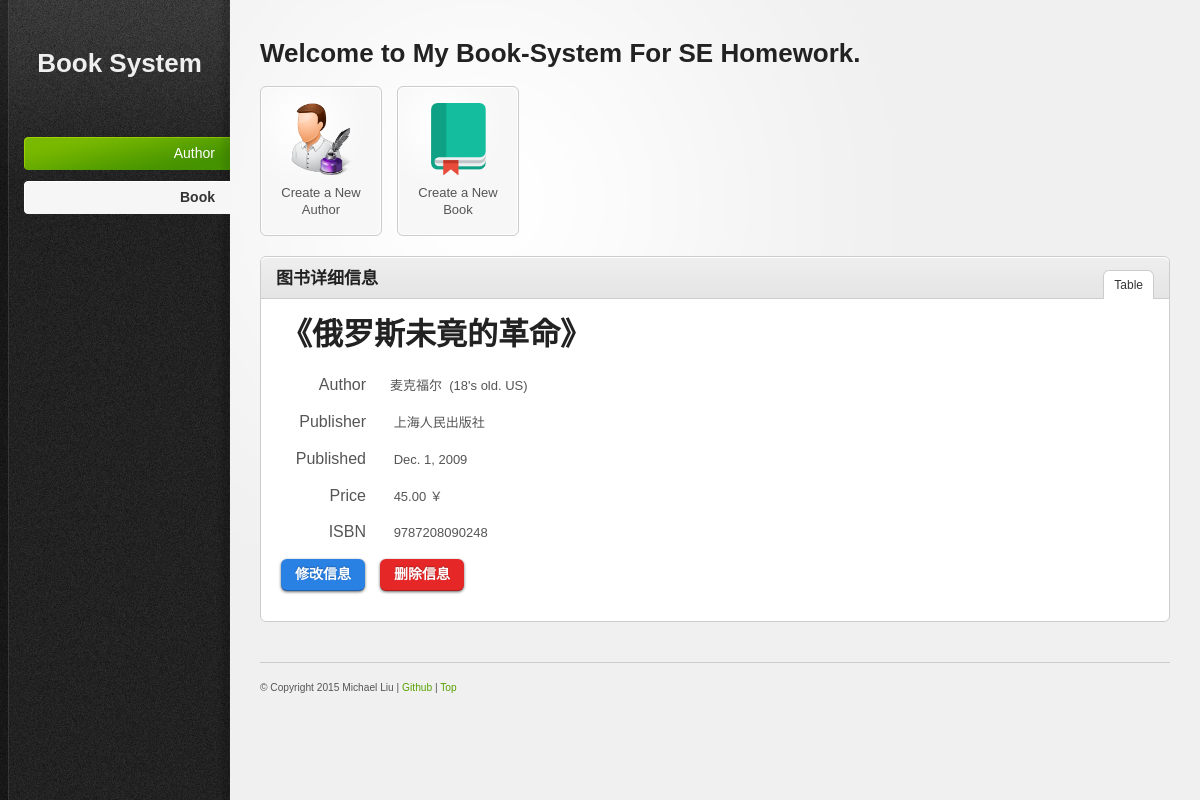
Screenshot of /books/detail/9787208090248/ with the database file from the repository.
### bookmanagement/models.py (models this page shows, shortened)
class Book(models.Model):
    ISBN = models.BigIntegerField(primary_key=True)
    Title = models.CharField(max_length=128)
    Author = models.ForeignKey(Author)
    Publisher = models.CharField(max_length=128)
    PublishDate = models.DateField()
    Price = models.DecimalField(max_digits=19,decimal_places=2) # one billion with 2 decimal number
    class META:
        ordering = ['Title']

class Author(models.Model):
    COUNTRY_ENUM = countryEnumTuple()
    AuthorID = models.AutoField(primary_key=True)
    Name = models.CharField(max_length=128)
    Age = models.IntegerField()
    Country = models.CharField(max_length=128,choices=COUNTRY_ENUM)
    class META:
        ordering = ['Name']
    def __unicode__(self):
        return self.Name

### bookmanagement/views.py (the view)
        class Detail(DetailView):
            model = t_model

### bookmanagement/templates/bookmanagement/book_detail.html (shortened to what this page needs)
{% extends "base.html" %}
{% block boxtitle %}
    图书详细信息
{% endblock %}
{% block currentbook %}current{% endblock %}
{% block content %}
<h1 style="position: inherit; color: #222222;margin-bottom: 20px">《{{ object.Title }}》</h1>
<p><span class="item_title">Author</span>{{ object.Author }}&nbsp;&nbsp;({{ object.Author.Age }}'s old. {{ object.Author.get_Country_display }})</p>
<p><span class="item_title">Publisher</span> {{ object.Publisher }}</p>
<p><span class="item_title">Published</span> {{ object.PublishDate|date }}</p>
<p><span class="item_title">Price</span> {{ object.Price }} ￥</p>
<p><span class="item_title">ISBN</span> {{  object.ISBN  }}</p>
    <p style="font-size: large">
<a href="../../update/{{ object.ISBN }}" class="large buttoni blue">修改信息</a>
<a href="../../delete/{{ object.ISBN }}" class="large buttoni red">删除信息</a>
</p>
{% endblock %}

### bookmanagement/static/css/style.css (style rules this page uses)
html { font-size: 100%; height: 100%; margin-bottom: 1px; }
body { font-family: Arial, Helvetica, sans-serif; color: #555; background: #f0f0f0 url('../images/bg-body.gif') top left repeat-y; font-size: 12px; }
h1, h2, h3, h4, h5, h6 { font-family: Helvetica, Arial, sans-serif; color: #222; font-weight: bold; }
h1 { font-family: Calibri, Helvetica, Arial, sans-serif; font-size: 31px; font-weight: bold; color: #fff; position: absolute; top: -1000px; }
a { color: #57a000; text-decoration: none; }
p { padding: 5px 0 10px 0; line-height: 1.6em; }
.buttoni, .buttoni:visited { background: #222 url(overlay.png) repeat-x; display: inline-block; padding: 5px 10px 6px; margin-right: 10px; color: #fff; text-decoration: none; -moz-border-radius: 6px; -webkit-border-radius: 6px; -moz-box-shadow: 0 1px 3px rgba(0,0,0,0.6); -webkit-box-shadow: 0 1px 3px rgba(0,0,0,0.6); text-shadow: 0 -1px 1px rgba(0,0,0,0.25); border-bottom: 1px solid rgba(0,0,0,0.25); position: relative; cursor: pointer }
.buttoni, .buttoni:visited, .medium.buttoni, .medium.buttoni:visited { font-size: 13px; font-weight: bold; line-height: 1; text-shadow: 0 -1px 1px rgba(0,0,0,0.25); }
.large.buttoni, .large.buttoni:visited { font-size: 14px; padding: 8px 14px 9px; }
.red.buttoni, .red.buttoni:visited { background-color: #e62727; }
.blue.buttoni, .blue.buttoni:visited { background-color: #2981e4; }

### bookmanagement/templates/bookmanagement/book_detail.html (style rules this page uses)
.item_title { min-width: 85px; display: inline-table; text-align: right; padding-right: 24px; font-size: 16px; }

### rows the page displays
Book: Title "俄罗斯未竟的革命", Author "麦克福尔", Author.Age "18", Author.Country "US", Publisher "上海人民出版社", PublishDate "Dec. 1, 2009", Price "45.00", ISBN "9787208090248"
